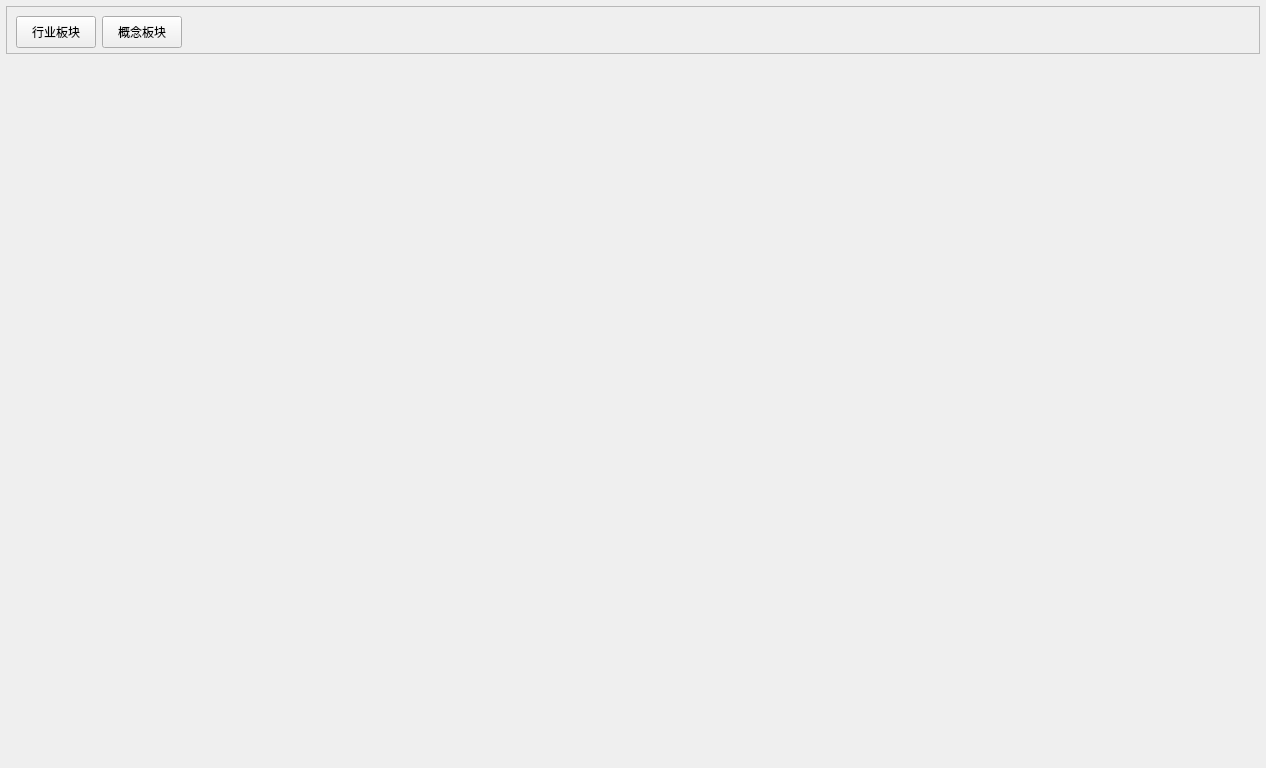
<?xml version="1.0" encoding="UTF-8"?>
<ui version="4.0">
 <class>BoardHome</class>
 <widget class="QWidget" name="BoardHome">
  <property name="geometry">
   <rect>
    <x>0</x>
    <y>0</y>
    <width>1266</width>
    <height>768</height>
   </rect>
  </property>
  <property name="windowTitle">
   <string>Form</string>
  </property>
  <layout class="QVBoxLayout" name="verticalLayout">
   <property name="leftMargin">
    <number>6</number>
   </property>
   <property name="topMargin">
    <number>6</number>
   </property>
   <property name="rightMargin">
    <number>6</number>
   </property>
   <property name="bottomMargin">
    <number>6</number>
   </property>
   <item>
    <widget class="QFrame" name="frame_board_type">
     <property name="minimumSize">
      <size>
       <width>0</width>
       <height>48</height>
      </size>
     </property>
     <property name="maximumSize">
      <size>
       <width>16777215</width>
       <height>48</height>
      </size>
     </property>
     <property name="frameShape">
      <enum>QFrame::StyledPanel</enum>
     </property>
     <property name="frameShadow">
      <enum>QFrame::Raised</enum>
     </property>
     <layout class="QHBoxLayout" name="horizontalLayout">
      <item>
       <widget class="QPushButton" name="btn_industry_board">
        <property name="minimumSize">
         <size>
          <width>0</width>
          <height>32</height>
         </size>
        </property>
        <property name="maximumSize">
         <size>
          <width>16777215</width>
          <height>32</height>
         </size>
        </property>
        <property name="text">
         <string>行业板块</string>
        </property>
       </widget>
      </item>
      <item>
       <widget class="QPushButton" name="btn_concept_board">
        <property name="minimumSize">
         <size>
          <width>0</width>
          <height>32</height>
         </size>
        </property>
        <property name="maximumSize">
         <size>
          <width>16777215</width>
          <height>32</height>
         </size>
        </property>
        <property name="text">
         <string>概念板块</string>
        </property>
       </widget>
      </item>
      <item>
       <spacer name="horizontalSpacer">
        <property name="orientation">
         <enum>Qt::Horizontal</enum>
        </property>
        <property name="sizeHint" stdset="0">
         <size>
          <width>40</width>
          <height>20</height>
         </size>
        </property>
       </spacer>
      </item>
     </layout>
    </widget>
   </item>
   <item>
    <widget class="QStackedWidget" name="stackedWidget"/>
   </item>
  </layout>
 </widget>
 <resources/>
 <connections/>
</ui>
